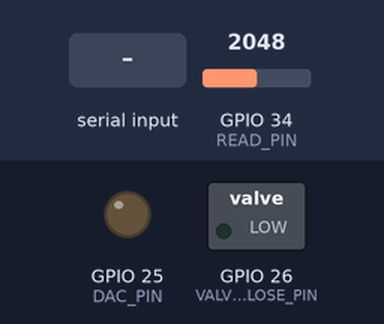
Bench run of a sketch on a simulated ESP32. Parts: switched loads named in the sketch (green lamp = pin HIGH), output pins drawn as LEDs (lit = HIGH). The inputs (shaded band) are chosen by the test bench; at power-on: GPIO 34 (READ_PIN) = 2048 (analog values on the 0–4095 scale). WiFi joins after 1.5 s; servers stay silent unless stated; EEPROM starts erased; what the sketch prints to the serial monitor is not drawn.

Above: at 3.0 s.
3.1 s: "200\n" received over Serial
At 4.5 s:
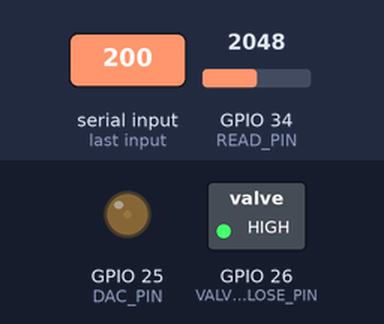
6.1 s: "FS90\n" received over Serial
At 6.7 s:
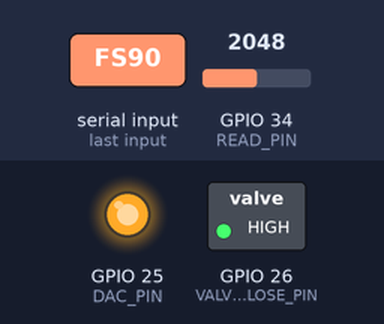
7.6 s: "30,150,10\n" received over Serial
At 7.9 s:
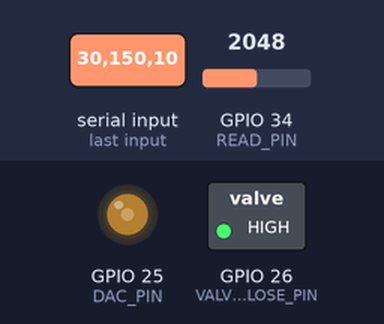
12.8 s: GPIO 34 (READ_PIN) set to 2866
15.8 s: "T\n" received over Serial
At 16.3 s:
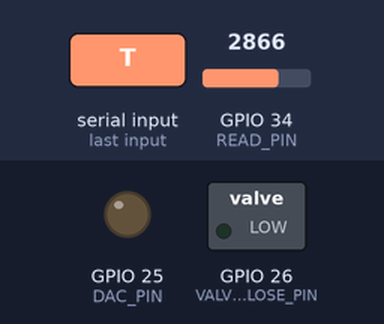
Timing chart, 0 to 18.3 s (numbered marks = the images above; inputs shaded):
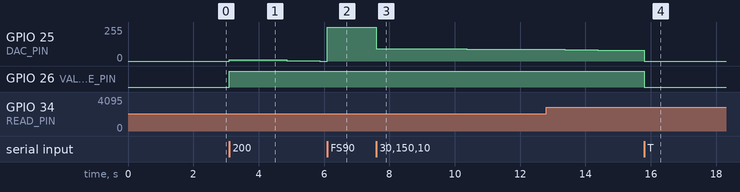

The sketch:

MKS_ESP32_WiFi.ino
```cpp
#include <WiFi.h>
#include <ESPmDNS.h>
#include <Preferences.h>

// ================== CONFIGURACIÓN WiFi ==================
const char* WIFI_SSID = "Paz_Profesores";
const char* WIFI_PASSWORD = "boaFnBV9xS";
const uint16_t TCP_PORT = 5000;
const char* MDNS_HOSTNAME = "mks1179b";

// IP estática opcional (deja USE_STATIC_IP en false para usar DHCP)
const bool USE_STATIC_IP = false;
IPAddress STATIC_IP(192, 168, 1, 50);
IPAddress STATIC_GATEWAY(192, 168, 1, 1);
IPAddress STATIC_SUBNET(255, 255, 255, 0);
IPAddress STATIC_DNS(8, 8, 8, 8);

// --- ASIGNACIÓN DE PINES ---
const int READ_PIN = 34;        // GPIO 34: Entrada analógica (Divisor 10k/18k desde Pin 2 MKS)
const int DAC_PIN = 25;         // GPIO 25: Salida Set Point analógica (Directo a Pin 8 MKS)
const int VALVE_CLOSE_PIN = 26; // GPIO 26: Control de cierre forzado (Directo a Pin 3 MKS)

// --- HARDWARE ANALÓGICO ---
const bool USA_DIVISOR = true;
const float DIVIDER_RATIO = 28.0 / 18.0; // Factor del divisor (10k / 18k = 1.555)
const float MKS_FS_V = 5.0;              // Fondo de escala de la señal MKS (0-5 V)
const float DAC_FS_V = 3.3;              // Fondo de escala del DAC del ESP32

// --- CONFIGURACIÓN POR DEFECTO (se sobreescribe con lo guardado en NVS) ---
const float DEFAULT_FS_SCCM = 5000.0;    // Capacidad de fábrica del controlador (N2)
const float DEFAULT_GCF = 1.41;          // Factor de corrección de gas para Argón
const float DEFAULT_SPAN_K = 1.0;        // Corrección de span

// --- TIEMPOS (bucle no bloqueante) ---
const unsigned long ADC_SAMPLE_MS = 2;       // Periodo de muestreo del ADC
const unsigned long MEASURE_INTERVAL_MS = 500; // Periodo de telemetría
const unsigned long TARE_SETTLE_MS = 1500;   // Asentamiento al tarar cero

// --- LAZO CERRADO (TRIM) ---
const bool TRIM_ENABLED = true;
const float TRIM_DEADBAND_SCCM = 10.0;
const float TRIM_GAIN_COUNTS_PER_SCCM = 0.05;
const int TRIM_MAX_STEP_COUNTS = 8;
const int TRIM_FAULT_DAC_DELTA = 40;
const float TRIM_FAULT_FLOW_SCCM = 3.0;
const unsigned long TRIM_SETTLE_MS = 1500;
const unsigned long TRIM_UPDATE_MS = 800;
const unsigned long TRIM_FAULT_MS = 8000;

// --- ESTADO ---
Preferences configStore;

float fsN2Sccm = DEFAULT_FS_SCCM;
float gcf = DEFAULT_GCF;
float spanK = DEFAULT_SPAN_K;
float zeroVoltage = 0.0;
float maxTargetSccm = 0.0;

float targetArgonSccm = 0.0;
int currentDacVal = 0;
int trimBaseDac = 0;
bool trimActive = false;

float lastVoltageMKS = 0.0;
float lastMeasuredN2 = 0.0;
float lastMeasuredArgon = 0.0;

unsigned long lastAdcMs = 0;
float adcAccumMv = 0.0;
uint32_t adcSamples = 0;

unsigned long lastMeasureMs = 0;
unsigned long lastTargetChangeMs = 0;
unsigned long lastTrimMs = 0;

WiFiServer server(TCP_PORT);
WiFiClient client;
bool serverStarted = false;
bool wifiWasConnected = false;
unsigned long lastWifiAttempt = 0;

// Lee líneas terminadas en salto de línea desde cualquier Stream (USB o TCP).
class LineReader {
  String buffer;

public:
  bool poll(Stream &stream, String &out) {
    while (stream.available() > 0) {
      char c = (char)stream.read();
      if (c == '\n' || c == '\r') {
        if (buffer.length() == 0) continue;
        out = buffer;
        buffer = "";
        return true;
      } else if (buffer.length() < 48) {
        buffer += c;
      }
    }
    return false;
  }
};

LineReader usbReader;
LineReader wifiReader;

void broadcastLine(const String &line) {
  Serial.println(line);
  if (client && client.connected()) {
    client.println(line);
  }
}

void recomputeLimits() {
  maxTargetSccm = DAC_FS_V / MKS_FS_V * fsN2Sccm * gcf;
}

void saveConfig() {
  configStore.begin("mkscfg", false);
  configStore.putFloat("fs", fsN2Sccm);
  configStore.putFloat("gcf", gcf);
  configStore.putFloat("span", spanK);
  configStore.end();
}

void loadConfig() {
  if (configStore.begin("mkscfg", true)) {
    fsN2Sccm = configStore.getFloat("fs", DEFAULT_FS_SCCM);
    gcf = configStore.getFloat("gcf", DEFAULT_GCF);
    spanK = configStore.getFloat("span", DEFAULT_SPAN_K);
    configStore.end();
  }
  if (fsN2Sccm < 1.0) fsN2Sccm = DEFAULT_FS_SCCM;
  if (gcf <= 0.0) gcf = DEFAULT_GCF;
  if (spanK <= 0.0) spanK = DEFAULT_SPAN_K;
  recomputeLimits();
}

void writeDac(int value) {
  currentDacVal = constrain(value, 0, 255);
  dacWrite(DAC_PIN, currentDacVal);
}

float dacVoltage(int counts) {
  return (float)counts / 255.0 * DAC_FS_V;
}

int baseDacForTarget(float targetArgon) {
  float targetN2 = targetArgon / gcf;
  float targetVolts = targetN2 / fsN2Sccm * MKS_FS_V;
  int counts = (int)round(targetVolts / DAC_FS_V * 255.0);
  return constrain(counts, 0, 255);
}

// Muestreo continuo del ADC para promedio sin bloquear el bucle.
void sampleAdc() {
  unsigned long now = millis();
  if (now - lastAdcMs < ADC_SAMPLE_MS) {
    return;
  }
  lastAdcMs = now;
  adcAccumMv += analogReadMilliVolts(READ_PIN);
  adcSamples++;
}

// Entrega el promedio acumulado y reinicia el acumulador.
float takeAverageVoltage() {
  if (adcSamples == 0) {
    return 0.0;
  }
  float mv = adcAccumMv / (float)adcSamples;
  adcAccumMv = 0.0;
  adcSamples = 0;
  float pinVolts = mv / 1000.0;
  return USA_DIVISOR ? pinVolts * DIVIDER_RATIO : pinVolts;
}

float argonFromVoltage(float voltageMKS) {
  float corrected = voltageMKS - zeroVoltage;
  if (corrected < 0.0) {
    corrected = 0.0;
  }
  float flowN2 = corrected / MKS_FS_V * fsN2Sccm;
  return flowN2 * gcf * spanK;
}

void printConfig() {
  char line[192];
  snprintf(line, sizeof(line),
           "CONFIG FS=%.1f sccm | GCF=%.3f | K=%.4f | Cero=%.4f V | MaxArg=%.1f sccm",
           fsN2Sccm, gcf, spanK, zeroVoltage, maxTargetSccm);
  broadcastLine(line);
}

void closeValve(const char *reason) {
  targetArgonSccm = 0.0;
  trimActive = false;
  writeDac(0);
  digitalWrite(VALVE_CLOSE_PIN, LOW);
  lastTargetChangeMs = millis();
  char line[96];
  snprintf(line, sizeof(line), "\n>>> VÁLVULA CERRADA (%s)", reason);
  broadcastLine(line);
}

void applySetpoint(float target) {
  if (target < 0.0) {
    return;
  }
  if (target <= 0.0) {
    closeValve("SetPoint = 0 sccm");
    broadcastLine("--------------------------------------------------");
    return;
  }
  if (target > maxTargetSccm) {
    char warn[128];
    snprintf(warn, sizeof(warn),
             "[AVISO] Objetivo limitado a %.1f sccm por el tope del DAC (%.2f V).",
             maxTargetSccm, DAC_FS_V);
    broadcastLine(warn);
    target = maxTargetSccm;
  }

  targetArgonSccm = target;
  digitalWrite(VALVE_CLOSE_PIN, HIGH);

  trimBaseDac = baseDacForTarget(targetArgonSccm);
  writeDac(trimBaseDac);
  trimActive = TRIM_ENABLED;
  lastTargetChangeMs = millis();
  lastTrimMs = millis();

  char message[160];
  snprintf(message, sizeof(message),
           "\n>>> NUEVO SET POINT: %.1f sccm Argón | Voltaje SetPoint MKS: %.3f V",
           targetArgonSccm, dacVoltage(trimBaseDac));
  broadcastLine(message);
  broadcastLine("--------------------------------------------------");
}

void tareZero() {
  targetArgonSccm = 0.0;
  trimActive = false;
  writeDac(0);
  digitalWrite(VALVE_CLOSE_PIN, LOW);
  delay(TARE_SETTLE_MS);

  adcAccumMv = 0.0;
  adcSamples = 0;
  unsigned long start = millis();
  while (millis() - start < 300) {
    adcAccumMv += analogReadMilliVolts(READ_PIN);
    adcSamples++;
    delay(2);
  }
  float measuredZero = takeAverageVoltage();

  if (measuredZero >= 0.0 && measuredZero < 1.5) {
    zeroVoltage = measuredZero;
    char line[96];
    snprintf(line, sizeof(line), "\n>>> CERO CALIBRADO: %.4f V CON VÁLVULA CERRADA", zeroVoltage);
    broadcastLine(line);
  } else {
    zeroVoltage = 0.0;
    char line[128];
    snprintf(line, sizeof(line),
             "\n[ERROR] Cero fuera de rango: %.3f V. Revise sensor y divisor.",
             measuredZero);
    broadcastLine(line);
  }

  lastTargetChangeMs = millis();
  lastTrimMs = millis();
  lastMeasureMs = millis() - MEASURE_INTERVAL_MS;
}

void printSpan() {
  char line[64];
  snprintf(line, sizeof(line), "\n>>> SPAN ACTUAL: K=%.4f", spanK);
  broadcastLine(line);
}

void setSpan(float referenceFlow) {
  float maxArgon = fsN2Sccm * gcf;
  float minRef = max(1.0f, maxArgon * 0.01f);
  if (referenceFlow < minRef || referenceFlow > maxArgon) {
    char line[128];
    snprintf(line, sizeof(line),
             "\n[ERROR] Referencia de span fuera de rango (%.1f - %.1f sccm).",
             minRef, maxArgon);
    broadcastLine(line);
    return;
  }
  if (targetArgonSccm < minRef || lastMeasuredArgon < minRef * 0.5f) {
    broadcastLine("\n[ERROR] Ajuste un setpoint estable antes de calibrar el span.");
    return;
  }

  float newCorrection = spanK * referenceFlow / lastMeasuredArgon;
  if (newCorrection < 0.2 || newCorrection > 5.0) {
    broadcastLine("\n[ERROR] Corrección de span fuera de rango. Verifique el medidor de referencia.");
    return;
  }

  spanK = newCorrection;
  saveConfig();
  lastTargetChangeMs = millis();
  lastTrimMs = millis();

  char line[160];
  snprintf(line, sizeof(line),
           "\n>>> SPAN CALIBRADO: K=%.4f | Referencia: %.1f sccm | Medido previo: %.1f sccm",
           spanK, referenceFlow, lastMeasuredArgon);
  broadcastLine(line);
}

void resetSpan() {
  spanK = DEFAULT_SPAN_K;
  saveConfig();
  char line[64];
  snprintf(line, sizeof(line), "\n>>> SPAN RESTABLECIDO: K=%.4f", spanK);
  broadcastLine(line);
}

void setCapacity(float value) {
  if (value < 1.0 || value > 30000.0) {
    broadcastLine("\n[ERROR] Capacidad fuera de rango (1 - 30000 sccm).");
    return;
  }
  fsN2Sccm = value;
  recomputeLimits();
  saveConfig();
  char line[96];
  snprintf(line, sizeof(line), "\n>>> CAPACIDAD AJUSTADA: %.1f sccm (N2) | Máx Argón: %.1f sccm",
           fsN2Sccm, maxTargetSccm);
  broadcastLine(line);
  if (targetArgonSccm > 0.0) {
    applySetpoint(min(targetArgonSccm, maxTargetSccm));
  }
}

void setGcf(float value) {
  if (value < 0.1 || value > 10.0) {
    broadcastLine("\n[ERROR] Factor de gas (GCF) fuera de rango (0.1 - 10.0).");
    return;
  }
  gcf = value;
  recomputeLimits();
  saveConfig();
  char line[96];
  snprintf(line, sizeof(line), "\n>>> GCF AJUSTADO: %.3f | Máx Argón: %.1f sccm", gcf, maxTargetSccm);
  broadcastLine(line);
  if (targetArgonSccm > 0.0) {
    applySetpoint(min(targetArgonSccm, maxTargetSccm));
  }
}

void updateTrim(float measuredArgon) {
  if (!trimActive || targetArgonSccm <= 0.0) {
    return;
  }

  unsigned long now = millis();
  if (now - lastTargetChangeMs < TRIM_SETTLE_MS) {
    return;
  }

  bool noFlowResponse = measuredArgon < TRIM_FAULT_FLOW_SCCM &&
                        (abs(currentDacVal - trimBaseDac) >= TRIM_FAULT_DAC_DELTA ||
                         currentDacVal >= 250);
  if (targetArgonSccm > (fsN2Sccm * gcf * 0.01f) && noFlowResponse &&
      now - lastTargetChangeMs > TRIM_FAULT_MS) {
    broadcastLine("\n[ERROR] Sin respuesta de flujo. Revise sensor, válvula y suministro. Válvula cerrada.");
    closeValve("sin respuesta de flujo");
    return;
  }

  if (now - lastTrimMs < TRIM_UPDATE_MS) {
    return;
  }

  float error = targetArgonSccm - measuredArgon;
  float deadband = TRIM_DEADBAND_SCCM;
  if (deadband > targetArgonSccm * 0.02f) {
    deadband = targetArgonSccm * 0.02f;
  }
  if (fabs(error) <= deadband) {
    lastTrimMs = now;
    return;
  }

  int step = (int)(error * TRIM_GAIN_COUNTS_PER_SCCM);
  step = constrain(step, -TRIM_MAX_STEP_COUNTS, TRIM_MAX_STEP_COUNTS);
  if (step == 0) {
    step = (error > 0.0) ? 1 : -1;
  }

  int newDac = constrain(currentDacVal + step, 0, 255);
  if (newDac != currentDacVal) {
    writeDac(newDac);
    lastTrimMs = now;
  }
}

void measureAndReport() {
  lastVoltageMKS = takeAverageVoltage();
  lastMeasuredArgon = argonFromVoltage(lastVoltageMKS);
  lastMeasuredN2 = lastMeasuredArgon / (gcf * spanK);

  updateTrim(lastMeasuredArgon);

  char line[224];
  snprintf(line, sizeof(line),
           "Objetivo Ar: %.0f sccm | V_MKS: %.3f V | Flujo Medido (N2): %.1f sccm | "
           "Flujo Medido (Argón): %.1f sccm | DAC: %d (%.3f V) | Error: %.1f sccm%s",
           targetArgonSccm, lastVoltageMKS, lastMeasuredN2, lastMeasuredArgon,
           currentDacVal, dacVoltage(currentDacVal), targetArgonSccm - lastMeasuredArgon,
           trimActive ? " | TRIM" : "");
  broadcastLine(line);
}

bool isNumeric(const String &line) {
  if (line.length() == 0) {
    return false;
  }
  for (unsigned int i = 0; i < line.length(); i++) {
    char c = line[i];
    if (!(c >= '0' && c <= '9') && c != '.' && c != ',' && c != '-' && c != '+') {
      return false;
    }
  }
  return true;
}

float toFloatArg(String line) {
  line.trim();
  line.replace(',', '.');
  return line.toFloat();
}

void handleCommand(String line) {
  line.trim();
  if (line.length() == 0) {
    return;
  }

  String upper = line;
  upper.toUpperCase();

  if (upper == "T" || upper == "TARE") {
    broadcastLine("\n>>> TARANDO CERO...");
    tareZero();
    return;
  }
  if (upper == "K") {
    printSpan();
    return;
  }
  if (upper == "R" || upper == "RESET") {
    resetSpan();
    return;
  }
  if (upper == "C" || upper == "CONFIG") {
    printConfig();
    return;
  }
  if (upper.startsWith("FS")) {
    setCapacity(toFloatArg(line.substring(2)));
    return;
  }
  if (upper.startsWith("GCF")) {
    setGcf(toFloatArg(line.substring(3)));
    return;
  }
  if (upper.startsWith("K")) {
    setSpan(toFloatArg(line.substring(1)));
    return;
  }

  if (!isNumeric(line)) {
    broadcastLine("\n[ERROR] Comando no reconocido. Use un número, T, K, R, C, FS<cap> o GCF<factor>.");
    return;
  }

  applySetpoint(toFloatArg(line));
}

void handleCommands() {
  String line;
  if (usbReader.poll(Serial, line)) {
    handleCommand(line);
  }
  if (client && client.connected() && wifiReader.poll(client, line)) {
    handleCommand(line);
  }
}

void updateWifi() {
  if (WiFi.status() == WL_CONNECTED) {
    if (!wifiWasConnected) {
      wifiWasConnected = true;
      Serial.println();
      Serial.print("[WiFi] Conectado. IP: ");
      Serial.println(WiFi.localIP());
      Serial.print("[WiFi] Servidor TCP en el puerto ");
      Serial.println(TCP_PORT);
      if (MDNS.begin(MDNS_HOSTNAME)) {
        Serial.print("[WiFi] Nombre mDNS: ");
        Serial.print(MDNS_HOSTNAME);
        Serial.println(".local");
      }
    }

    if (!serverStarted) {
      server.begin();
      server.setNoDelay(true);
      serverStarted = true;
    }

    if (!client || !client.connected()) {
      WiFiClient incoming = server.available();
      if (incoming) {
        if (client) {
          client.stop();
        }
        client = incoming;
        client.setNoDelay(true);
        Serial.print("[WiFi] Cliente conectado desde ");
        Serial.println(client.remoteIP());
        broadcastLine(">>> CONECTADO AL CONTROLADOR MKS");
        printConfig();
      }
    }
    return;
  }

  if (wifiWasConnected) {
    wifiWasConnected = false;
    Serial.println("[WiFi] Conexión perdida. Reintentando...");
  }
  if (client) {
    client.stop();
  }
  if (serverStarted) {
    server.stop();
    serverStarted = false;
  }
  wl_status_t status = WiFi.status();
  bool needsRetry = status == WL_DISCONNECTED || status == WL_NO_SSID_AVAIL ||
                    status == WL_CONNECT_FAILED;
  if (needsRetry && millis() - lastWifiAttempt >= 15000) {
    lastWifiAttempt = millis();
    Serial.print("[WiFi] Conectando a ");
    Serial.println(WIFI_SSID);
    if (USE_STATIC_IP) {
      WiFi.config(STATIC_IP, STATIC_GATEWAY, STATIC_SUBNET, STATIC_DNS);
    }
    WiFi.begin(WIFI_SSID, WIFI_PASSWORD);
  }
}

void setup() {
  Serial.begin(115200);
  Serial.setTimeout(100);

  analogSetPinAttenuation(READ_PIN, ADC_11db);
  analogReadResolution(12);

  pinMode(VALVE_CLOSE_PIN, OUTPUT);
  digitalWrite(VALVE_CLOSE_PIN, LOW);

  dacWrite(DAC_PIN, 0);

  loadConfig();

  Serial.println("\n==================================================");
  Serial.print("   CONTROL MKS ");
  Serial.print(fsN2Sccm, 0);
  Serial.println(" SCCM (N2) -> USO EN ARGÓN");
  Serial.println("   USB 115200 baudios  +  WiFi TCP");
  Serial.println("==================================================");
  Serial.println("Número = flujo de Argón en sccm  |  T = tarar cero");
  Serial.println("K<flujo> = calibrar span  |  R = restablecer K");
  Serial.println("FS<cap> = capacidad del controlador  |  GCF<f> = factor de gas");
  Serial.println("C = ver configuración actual");
  Serial.println("--------------------------------------------------");

  WiFi.mode(WIFI_STA);
  WiFi.setSleep(false);
  if (USE_STATIC_IP) {
    WiFi.config(STATIC_IP, STATIC_GATEWAY, STATIC_SUBNET, STATIC_DNS);
  }
  lastWifiAttempt = millis();
  Serial.print("[WiFi] Conectando a ");
  Serial.println(WIFI_SSID);
  WiFi.begin(WIFI_SSID, WIFI_PASSWORD);

  Serial.println("Calibrando cero con la válvula cerrada...");
  tareZero();
  printConfig();
  Serial.println("--------------------------------------------------");
  Serial.println("Listo. Control en lazo cerrado activo.");
  Serial.println("--------------------------------------------------\n");

  lastMeasureMs = millis();
}

void loop() {
  updateWifi();
  handleCommands();
  sampleAdc();

  if (millis() - lastMeasureMs >= MEASURE_INTERVAL_MS) {
    lastMeasureMs = millis();
    measureAndReport();
  }

  delay(1);
}
```

Measured:
- after the input at 3.1 s, GPIO 25 (DAC_PIN): 0/255 → 11/255 at once, → 3/255 1.8 s later, → 0/255 1.0 s later; GPIO 26 (VALVE_CLOSE_PIN): LOW → HIGH at once
- after the input at 6.1 s, GPIO 25 (DAC_PIN): 0/255 → 255/255 at once
- after the input at 7.6 s, GPIO 25 (DAC_PIN): moves from 255/255 to 88/255 over 4.8 s, starting at once
- after the input at 15.8 s, GPIO 26 (VALVE_CLOSE_PIN): HIGH → LOW at once
